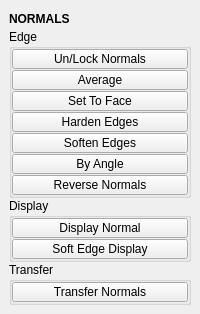
<?xml version="1.0" encoding="UTF-8"?>
<ui version="4.0">
 <class>QtUi</class>
 <widget class="QMainWindow" name="QtUi">
  <property name="enabled">
   <bool>true</bool>
  </property>
  <property name="geometry">
   <rect>
    <x>0</x>
    <y>0</y>
    <width>200</width>
    <height>306</height>
   </rect>
  </property>
  <property name="tabShape">
   <enum>QTabWidget::Triangular</enum>
  </property>
  <property name="dockNestingEnabled">
   <bool>true</bool>
  </property>
  <property name="dockOptions">
   <set>QMainWindow::AllowNestedDocks|QMainWindow::AllowTabbedDocks|QMainWindow::AnimatedDocks|QMainWindow::ForceTabbedDocks</set>
  </property>
  <widget class="QWidget" name="central_widget">
   <property name="minimumSize">
    <size>
     <width>200</width>
     <height>0</height>
    </size>
   </property>
   <layout class="QVBoxLayout" name="verticalLayout_2">
    <item>
     <layout class="QVBoxLayout" name="verticalLayout">
      <property name="spacing">
       <number>0</number>
      </property>
      <item>
       <widget class="Header" name="header">
        <property name="minimumSize">
         <size>
          <width>0</width>
          <height>20</height>
         </size>
        </property>
        <property name="maximumSize">
         <size>
          <width>16777215</width>
          <height>20</height>
         </size>
        </property>
        <property name="font">
         <font>
          <weight>75</weight>
          <bold>true</bold>
         </font>
        </property>
        <property name="text">
         <string>NORMALS</string>
        </property>
       </widget>
      </item>
      <item>
       <widget class="QGroupBox" name="edge">
        <property name="title">
         <string>Edge</string>
        </property>
        <layout class="QVBoxLayout" name="verticalLayout_5">
         <property name="spacing">
          <number>1</number>
         </property>
         <property name="leftMargin">
          <number>0</number>
         </property>
         <property name="topMargin">
          <number>0</number>
         </property>
         <property name="rightMargin">
          <number>0</number>
         </property>
         <property name="bottomMargin">
          <number>0</number>
         </property>
         <item>
          <widget class="QPushButton" name="b004">
           <property name="enabled">
            <bool>true</bool>
           </property>
           <property name="minimumSize">
            <size>
             <width>0</width>
             <height>20</height>
            </size>
           </property>
           <property name="maximumSize">
            <size>
             <width>16777215</width>
             <height>20</height>
            </size>
           </property>
           <property name="toolTip">
            <string>&lt;html&gt;&lt;head/&gt;&lt;body&gt;&lt;p&gt;Toggle the vertex normals locked/Unlocked for the selected object(s) or components.&lt;/p&gt;&lt;/body&gt;&lt;/html&gt;</string>
           </property>
           <property name="text">
            <string>Un/Lock Normals</string>
           </property>
           <property name="iconSize">
            <size>
             <width>18</width>
             <height>18</height>
            </size>
           </property>
          </widget>
         </item>
         <item>
          <widget class="PushButton" name="tb004">
           <property name="enabled">
            <bool>true</bool>
           </property>
           <property name="minimumSize">
            <size>
             <width>0</width>
             <height>20</height>
            </size>
           </property>
           <property name="maximumSize">
            <size>
             <width>16777215</width>
             <height>20</height>
            </size>
           </property>
           <property name="toolTip">
            <string>Average Edge Normals</string>
           </property>
           <property name="text">
            <string>Average</string>
           </property>
           <property name="iconSize">
            <size>
             <width>18</width>
             <height>18</height>
            </size>
           </property>
          </widget>
         </item>
         <item>
          <widget class="QPushButton" name="b006">
           <property name="enabled">
            <bool>true</bool>
           </property>
           <property name="minimumSize">
            <size>
             <width>0</width>
             <height>20</height>
            </size>
           </property>
           <property name="maximumSize">
            <size>
             <width>16777215</width>
             <height>20</height>
            </size>
           </property>
           <property name="toolTip">
            <string>Set Normals to face</string>
           </property>
           <property name="text">
            <string>Set To Face</string>
           </property>
           <property name="iconSize">
            <size>
             <width>18</width>
             <height>18</height>
            </size>
           </property>
          </widget>
         </item>
         <item>
          <widget class="PushButton" name="b001">
           <property name="enabled">
            <bool>true</bool>
           </property>
           <property name="minimumSize">
            <size>
             <width>0</width>
             <height>20</height>
            </size>
           </property>
           <property name="maximumSize">
            <size>
             <width>16777215</width>
             <height>20</height>
            </size>
           </property>
           <property name="toolTip">
            <string>&lt;html&gt;&lt;head/&gt;&lt;body&gt;&lt;p&gt;&lt;span style=&quot; text-decoration: underline;&quot;&gt;Harden edges normals.&lt;/span&gt;&lt;/p&gt;&lt;p&gt;&lt;br/&gt;&lt;/p&gt;&lt;p&gt;If the entire object is selected, all object edges will be used.&lt;/p&gt;&lt;/body&gt;&lt;/html&gt;</string>
           </property>
           <property name="text">
            <string>Harden Edges</string>
           </property>
           <property name="iconSize">
            <size>
             <width>18</width>
             <height>18</height>
            </size>
           </property>
          </widget>
         </item>
         <item>
          <widget class="QPushButton" name="b000">
           <property name="enabled">
            <bool>true</bool>
           </property>
           <property name="minimumSize">
            <size>
             <width>60</width>
             <height>20</height>
            </size>
           </property>
           <property name="maximumSize">
            <size>
             <width>16777215</width>
             <height>20</height>
            </size>
           </property>
           <property name="toolTip">
            <string>&lt;html&gt;&lt;head/&gt;&lt;body&gt;&lt;p&gt;&lt;span style=&quot; text-decoration: underline;&quot;&gt;Soften edge normals&lt;/span&gt;&lt;/p&gt;&lt;/body&gt;&lt;/html&gt;</string>
           </property>
           <property name="text">
            <string>Soften Edges</string>
           </property>
           <property name="iconSize">
            <size>
             <width>18</width>
             <height>18</height>
            </size>
           </property>
          </widget>
         </item>
         <item>
          <widget class="PushButton" name="tb001">
           <property name="enabled">
            <bool>true</bool>
           </property>
           <property name="minimumSize">
            <size>
             <width>0</width>
             <height>20</height>
            </size>
           </property>
           <property name="maximumSize">
            <size>
             <width>16777215</width>
             <height>20</height>
            </size>
           </property>
           <property name="toolTip">
            <string>&lt;html&gt;&lt;head/&gt;&lt;body&gt;&lt;p&gt;&lt;span style=&quot; text-decoration: underline;&quot;&gt;Harden edges normals.&lt;/span&gt;&lt;/p&gt;&lt;p&gt;&lt;br/&gt;&lt;/p&gt;&lt;p&gt;If the entire object is selected, all object edges will be used.&lt;/p&gt;&lt;/body&gt;&lt;/html&gt;</string>
           </property>
           <property name="text">
            <string>By Angle</string>
           </property>
           <property name="iconSize">
            <size>
             <width>18</width>
             <height>18</height>
            </size>
           </property>
          </widget>
         </item>
         <item>
          <widget class="QPushButton" name="b010">
           <property name="enabled">
            <bool>true</bool>
           </property>
           <property name="minimumSize">
            <size>
             <width>0</width>
             <height>20</height>
            </size>
           </property>
           <property name="maximumSize">
            <size>
             <width>16777215</width>
             <height>20</height>
            </size>
           </property>
           <property name="toolTip">
            <string>Reverse Selected Normals</string>
           </property>
           <property name="text">
            <string>Reverse Normals</string>
           </property>
           <property name="iconSize">
            <size>
             <width>18</width>
             <height>18</height>
            </size>
           </property>
          </widget>
         </item>
        </layout>
       </widget>
      </item>
      <item>
       <widget class="QGroupBox" name="display">
        <property name="title">
         <string>Display</string>
        </property>
        <layout class="QVBoxLayout" name="verticalLayout_4">
         <property name="spacing">
          <number>1</number>
         </property>
         <property name="leftMargin">
          <number>0</number>
         </property>
         <property name="topMargin">
          <number>0</number>
         </property>
         <property name="rightMargin">
          <number>0</number>
         </property>
         <property name="bottomMargin">
          <number>0</number>
         </property>
         <item>
          <widget class="QPushButton" name="b005">
           <property name="enabled">
            <bool>true</bool>
           </property>
           <property name="minimumSize">
            <size>
             <width>0</width>
             <height>20</height>
            </size>
           </property>
           <property name="maximumSize">
            <size>
             <width>16777215</width>
             <height>20</height>
            </size>
           </property>
           <property name="toolTip">
            <string>Display face normals</string>
           </property>
           <property name="text">
            <string>Display Normal</string>
           </property>
           <property name="iconSize">
            <size>
             <width>18</width>
             <height>18</height>
            </size>
           </property>
          </widget>
         </item>
         <item>
          <widget class="QPushButton" name="b003">
           <property name="enabled">
            <bool>true</bool>
           </property>
           <property name="minimumSize">
            <size>
             <width>0</width>
             <height>20</height>
            </size>
           </property>
           <property name="maximumSize">
            <size>
             <width>16777215</width>
             <height>20</height>
            </size>
           </property>
           <property name="toolTip">
            <string>Toggle soft edge display. Soft edge normals display dotted.</string>
           </property>
           <property name="text">
            <string>Soft Edge Display</string>
           </property>
           <property name="iconSize">
            <size>
             <width>18</width>
             <height>18</height>
            </size>
           </property>
          </widget>
         </item>
        </layout>
       </widget>
      </item>
      <item>
       <widget class="QGroupBox" name="transfer">
        <property name="title">
         <string>Transfer</string>
        </property>
        <layout class="QVBoxLayout" name="verticalLayout_6">
         <property name="spacing">
          <number>1</number>
         </property>
         <property name="leftMargin">
          <number>0</number>
         </property>
         <property name="topMargin">
          <number>0</number>
         </property>
         <property name="rightMargin">
          <number>0</number>
         </property>
         <property name="bottomMargin">
          <number>0</number>
         </property>
         <item>
          <widget class="QPushButton" name="b002">
           <property name="enabled">
            <bool>true</bool>
           </property>
           <property name="minimumSize">
            <size>
             <width>60</width>
             <height>20</height>
            </size>
           </property>
           <property name="maximumSize">
            <size>
             <width>16777215</width>
             <height>20</height>
            </size>
           </property>
           <property name="toolTip">
            <string>Transfer the normal information from the first selected object to all remaining.</string>
           </property>
           <property name="text">
            <string>Transfer Normals</string>
           </property>
           <property name="iconSize">
            <size>
             <width>18</width>
             <height>18</height>
            </size>
           </property>
          </widget>
         </item>
        </layout>
       </widget>
      </item>
      <item>
       <spacer name="verticalSpacer">
        <property name="orientation">
         <enum>Qt::Vertical</enum>
        </property>
        <property name="sizeHint" stdset="0">
         <size>
          <width>0</width>
          <height>10</height>
         </size>
        </property>
       </spacer>
      </item>
     </layout>
    </item>
   </layout>
  </widget>
 </widget>
 <customwidgets>
  <customwidget>
   <class>PushButton</class>
   <extends>QPushButton</extends>
   <header>widgets.pushbutton.h</header>
  </customwidget>
  <customwidget>
   <class>Header</class>
   <extends>QLabel</extends>
   <header>uitk.widgets.header.Header.h</header>
  </customwidget>
 </customwidgets>
 <resources/>
 <connections/>
 <designerdata>
  <property name="gridDeltaX">
   <number>5</number>
  </property>
  <property name="gridDeltaY">
   <number>5</number>
  </property>
  <property name="gridSnapX">
   <bool>true</bool>
  </property>
  <property name="gridSnapY">
   <bool>true</bool>
  </property>
  <property name="gridVisible">
   <bool>true</bool>
  </property>
 </designerdata>
</ui>
